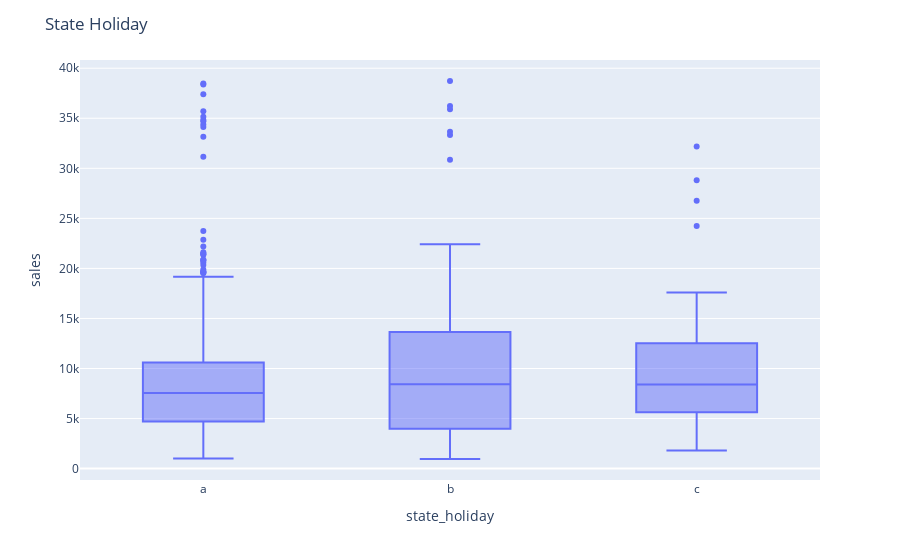
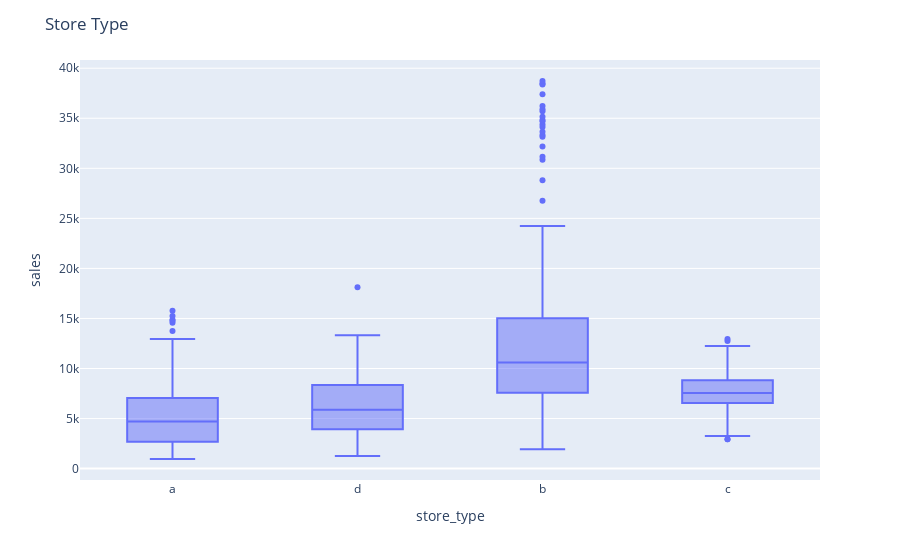
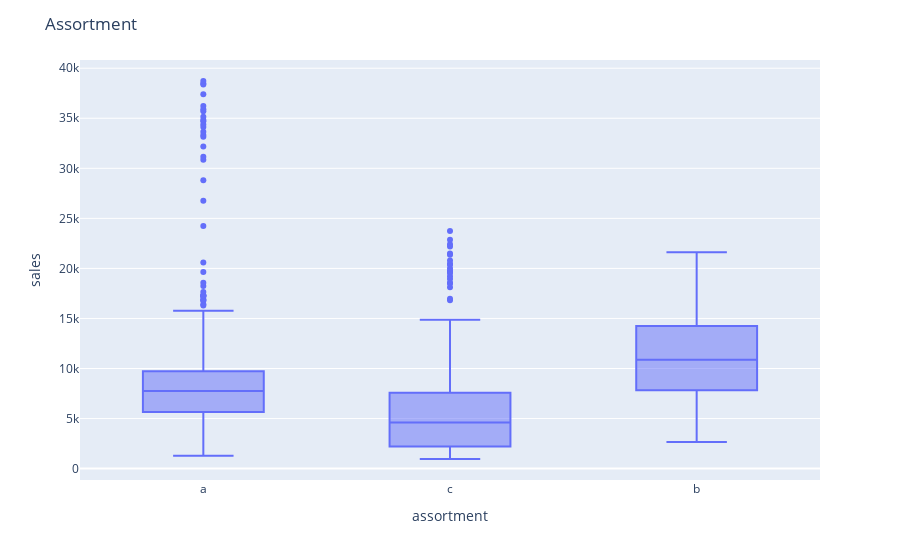

The code cell stored with these charts, in order, in its notebook:
### Code cell
# Suponha que você já tem seus dados em 'df1' e 'aux1' foi criado como indicado na pergunta

# Ajuste o tamanho da figura
plt.figure(figsize=(12, 2))

# Crie os subplots com um espaçamento adequado
#plt.subplot(1, 3, 1)
#sns.boxplot(x='state_holiday', y='sales', data=aux1)
#plt.title('State Holiday')

#plt.subplot(1, 3, 2)
#sns.boxplot(x='store_type', y='sales', data=aux1)
#plt.title('Store Type')

#plt.subplot(1, 3, 3)
#sns.boxplot(x='assortment', y='sales', data=aux1)
#plt.title('Assortment')

# Ajuste o espaçamento entre os gráficos
plt.tight_layout()

# Exiba os gráficos interativamente usando Plotly


fig = px.box(aux1, x='state_holiday', y='sales')
fig.update_layout(title='State Holiday')
fig.show()

fig = px.box(aux1, x='store_type', y='sales')
fig.update_layout(title='Store Type')
fig.show()

fig = px.box(aux1, x='assortment', y='sales')
fig.update_layout(title='Assortment')
fig.show()

### Figure 1 — Plotly figure (JSON) as saved in the notebook; plotly's stock layout.template omitted (floating-point values rounded to 4 significant figures; data arrays with more than 128 entries replaced by an {"elided": "..."} marker saying what was removed)
{"data": [{"alignmentgroup": "True", "hovertemplate": "state_holiday=%{x}<br>sales=%{y}<extra></extra>", "legendgroup": "", "marker": {"color": "#636efa"}, "name": "", "notched": false, "offsetgroup": "", "orientation": "v", "showlegend": false, "type": "box", "x": {"elided": "910 str values"}, "x0": " ", "xaxis": "x", "y": {"elided": "910 int values"}, "y0": " ", "yaxis": "y"}], "layout": {"boxmode": "group", "legend": {"tracegroupgap": 0}, "margin": {"t": 60}, "title": {"text": "State Holiday"}, "xaxis": {"anchor": "y", "domain": [0, 1], "title": {"text": "state_holiday"}}, "yaxis": {"anchor": "x", "domain": [0, 1], "title": {"text": "sales"}}}}

### Figure 2 — Plotly figure (JSON) as saved in the notebook; plotly's stock layout.template omitted (floating-point values rounded to 4 significant figures; data arrays with more than 128 entries replaced by an {"elided": "..."} marker saying what was removed)
{"data": [{"alignmentgroup": "True", "hovertemplate": "store_type=%{x}<br>sales=%{y}<extra></extra>", "legendgroup": "", "marker": {"color": "#636efa"}, "name": "", "notched": false, "offsetgroup": "", "orientation": "v", "showlegend": false, "type": "box", "x": {"elided": "910 str values"}, "x0": " ", "xaxis": "x", "y": {"elided": "910 int values"}, "y0": " ", "yaxis": "y"}], "layout": {"boxmode": "group", "legend": {"tracegroupgap": 0}, "margin": {"t": 60}, "title": {"text": "Store Type"}, "xaxis": {"anchor": "y", "domain": [0, 1], "title": {"text": "store_type"}}, "yaxis": {"anchor": "x", "domain": [0, 1], "title": {"text": "sales"}}}}

### Figure 3 — Plotly figure (JSON) as saved in the notebook; plotly's stock layout.template omitted (floating-point values rounded to 4 significant figures; data arrays with more than 128 entries replaced by an {"elided": "..."} marker saying what was removed)
{"data": [{"alignmentgroup": "True", "hovertemplate": "assortment=%{x}<br>sales=%{y}<extra></extra>", "legendgroup": "", "marker": {"color": "#636efa"}, "name": "", "notched": false, "offsetgroup": "", "orientation": "v", "showlegend": false, "type": "box", "x": {"elided": "910 str values"}, "x0": " ", "xaxis": "x", "y": {"elided": "910 int values"}, "y0": " ", "yaxis": "y"}], "layout": {"boxmode": "group", "legend": {"tracegroupgap": 0}, "margin": {"t": 60}, "title": {"text": "Assortment"}, "xaxis": {"anchor": "y", "domain": [0, 1], "title": {"text": "assortment"}}, "yaxis": {"anchor": "x", "domain": [0, 1], "title": {"text": "sales"}}}}
